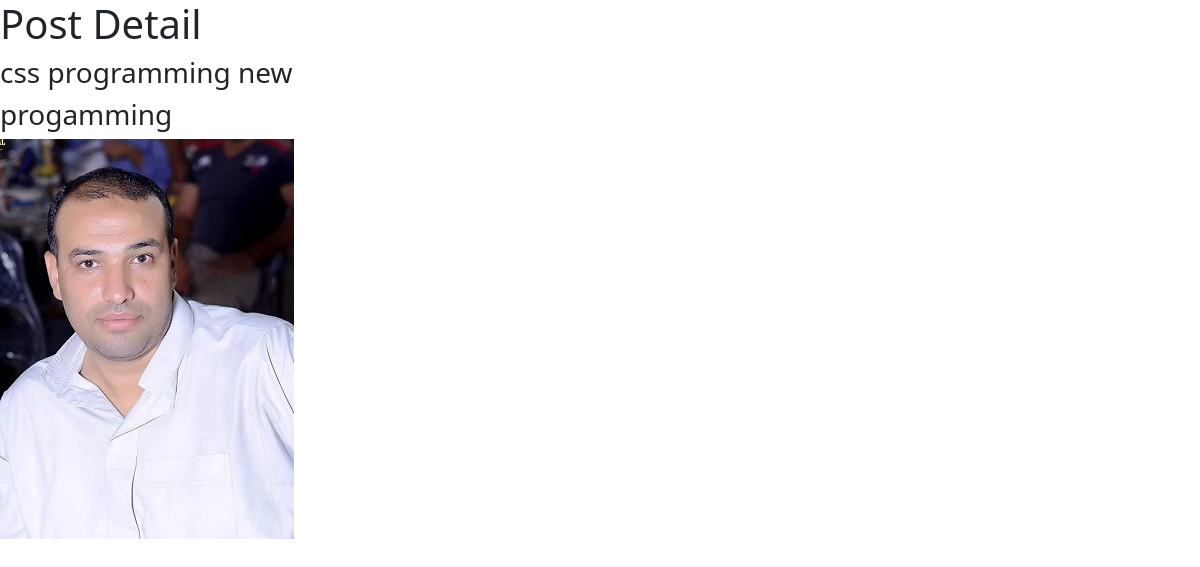
/posts/css-programming-new, run on the app's committed database.
### posts/models.py (models this page shows, shortened)
class Post(models.Model):
    user=models.ForeignKey(User,related_name='post_user',on_delete=models.CASCADE)
    title=models.CharField(max_length=120,verbose_name=_('title'))
    image=models.ImageField(upload_to='image_post')
    content=models.TextField(max_length=1500)
    publish_date=models.DateTimeField(default=timezone.now)
    tags = TaggableManager()
    category=models.ForeignKey('Category',related_name='post_category',on_delete=models.SET_NULL,null=True,blank=True)
    slug=models.SlugField(null=True,blank=True)
    draft=models.BooleanField(default=True)
    def __str__(self):
        return self.title

class Category(models.Model):
    name=models.CharField(max_length=120)
    def __str__(self):
        return self.name

### posts/views.py (the view)
# urls.py: path('<slug:slug>',post_detail),
def post_detail(request,slug):
    post=Post.objects.get(slug=slug)
    context={
        'post':post
    }
    return render(request,'posts/post_detail.html',context)

### posts/templates/posts/post_detail.html (shortened to what this page needs)
<!doctype html>
<html lang="en">
  <head>
    <link href="https://cdn.jsdelivr.net/npm/bootstrap@5.3.3/dist/css/bootstrap.min.css" rel="stylesheet">
  </head>
  <body>
    <h1>Post Detail</h1>
    <h3>{{post}}</h3>
    <h3>{{post.category}}</h3>
    <img src="{{post.image.url}}" alt="">
  </body>
</html>

### data on the page
Post: title "css programming new", category "progamming", image (picture)
